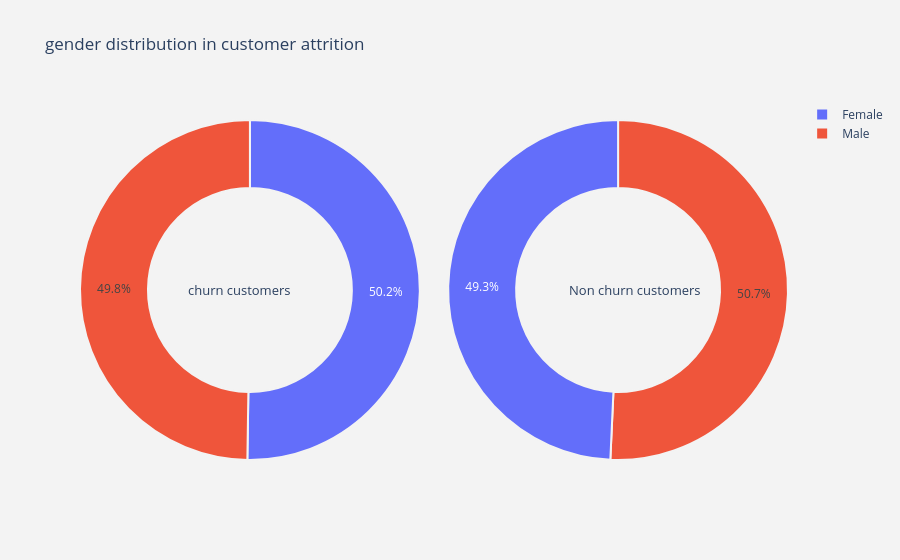
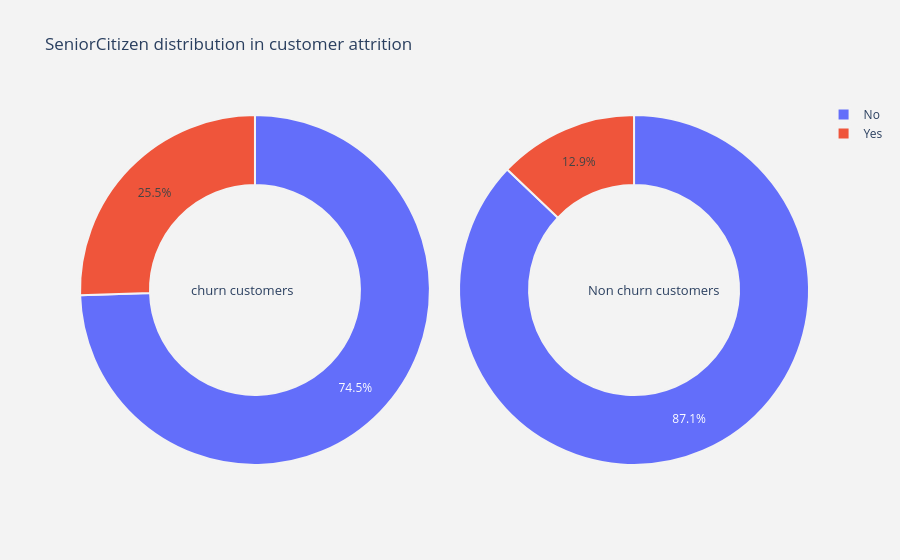
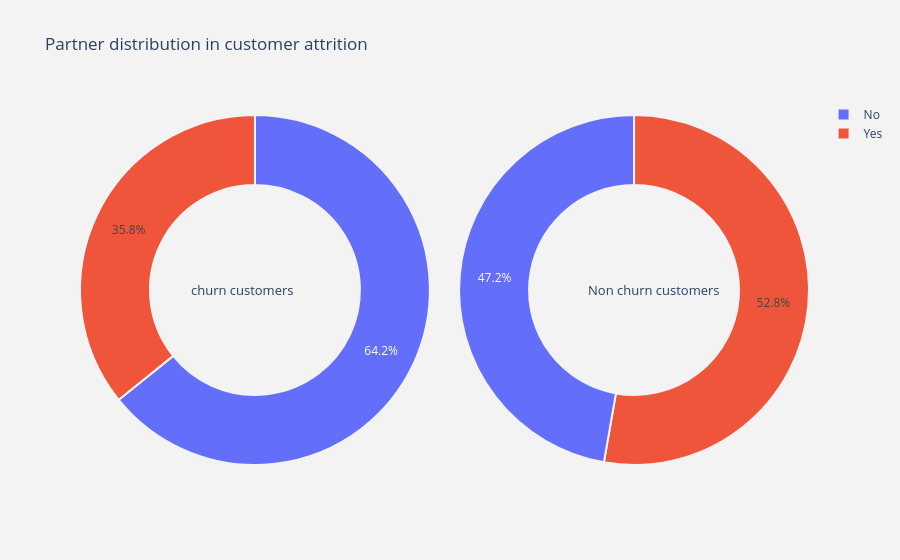
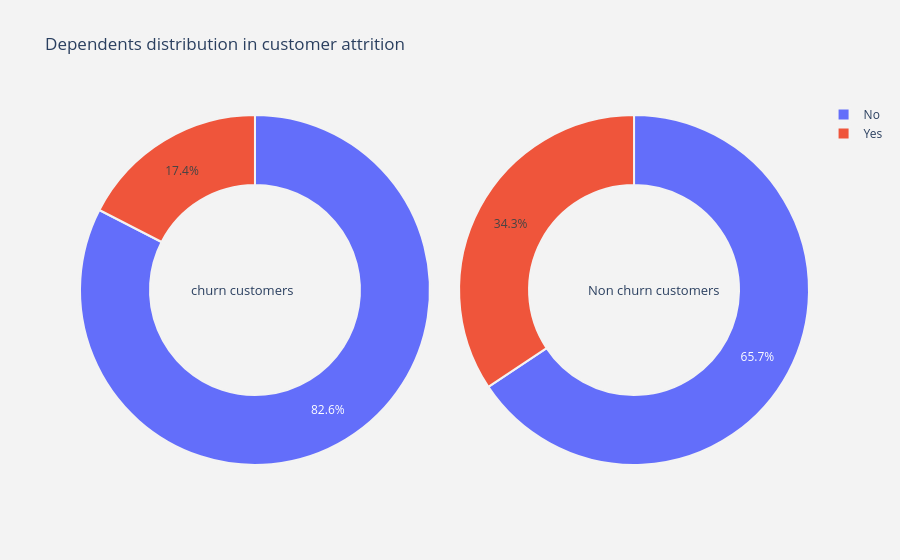

Source (notebook cell) for these figures, in order:
### Markdown cell above
# 3.2. Varibles distribution in customer attrition

### Code cell
#function  for pie plot for customer attrition types
def plot_pie(column) :
    
    trace1 = go.Pie(values  = churn[column].value_counts().values.tolist(),
                    labels  = churn[column].value_counts().keys().tolist(),
                    hoverinfo = "label+percent+name",
                    domain  = dict(x = [0,.48]),
                    name    = "Churn Customers",
                    marker  = dict(line = dict(width = 2,
                                               color = "rgb(243,243,243)")
                                  ),
                    hole    = .6
                   )
    trace2 = go.Pie(values  = not_churn[column].value_counts().values.tolist(),
                    labels  = not_churn[column].value_counts().keys().tolist(),
                    hoverinfo = "label+percent+name",
                    marker  = dict(line = dict(width = 2,
                                               color = "rgb(243,243,243)")
                                  ),
                    domain  = dict(x = [.52,1]),
                    hole    = .6,
                    name    = "Non churn customers" 
                   )


    layout = go.Layout(dict(title = column + " distribution in customer attrition ",
                            plot_bgcolor  = "rgb(243,243,243)",
                            paper_bgcolor = "rgb(243,243,243)",
                            annotations = [dict(text = "churn customers",
                                                font = dict(size = 13),
                                                showarrow = False,
                                                x = .15, y = .5),
                                           dict(text = "Non churn customers",
                                                font = dict(size = 13),
                                                showarrow = False,
                                                x = .88,y = .5
                                               )
                                          ]
                           )
                      )
    data = [trace1,trace2]
    fig  = go.Figure(data = data,layout = layout)
    py.iplot(fig)


#function  for histogram for customer attrition types
def histogram(column) :
    trace1 = go.Histogram(x  = churn[column],
                          histnorm= "percent",
                          name = "Churn Customers",
                          marker = dict(line = dict(width = .5,
                                                    color = "black"
                                                    )
                                        ),
                         opacity = .9 
                         ) 
    
    trace2 = go.Histogram(x  = not_churn[column],
                          histnorm = "percent",
                          name = "Non churn customers",
                          marker = dict(line = dict(width = .5,
                                              color = "black"
                                             )
                                 ),
                          opacity = .9
                         )
    
    data = [trace1,trace2]
    layout = go.Layout(dict(title =column + " distribution in customer attrition ",
                            plot_bgcolor  = "rgb(243,243,243)",
                            paper_bgcolor = "rgb(243,243,243)",
                            xaxis = dict(gridcolor = 'rgb(255, 255, 255)',
                                             title = column,
                                             zerolinewidth=1,
                                             ticklen=5,
                                             gridwidth=2
                                            ),
                            yaxis = dict(gridcolor = 'rgb(255, 255, 255)',
                                             title = "percent",
                                             zerolinewidth=1,
                                             ticklen=5,
                                             gridwidth=2
                                            ),
                           )
                      )
    fig  = go.Figure(data=data,layout=layout)
    
    py.iplot(fig)
    
#function  for scatter plot matrix  for numerical columns in data
def scatter_matrix(df)  :
    
    df  = df.sort_values(by = "Churn" ,ascending = True)
    classes = df["Churn"].unique().tolist()
    classes
    
    class_code  = {classes[k] : k for k in range(2)}
    class_code

    color_vals = [class_code[cl] for cl in df["Churn"]]
    color_vals

    pl_colorscale = "Portland"

    pl_colorscale

    text = [df.loc[k,"Churn"] for k in range(len(df))]
    text

    trace = go.Splom(dimensions = [dict(label  = "tenure",
                                       values = df["tenure"]),
                                  dict(label  = 'MonthlyCharges',
                                       values = df['MonthlyCharges']),
                                  dict(label  = 'TotalCharges',
                                       values = df['TotalCharges'])],
                     text = text,
                     marker = dict(color = color_vals,
                                   colorscale = pl_colorscale,
                                   size = 3,
                                   showscale = False,
                                   line = dict(width = .1,
                                               color='rgb(230,230,230)'
                                              )
                                  )
                    )
    axis = dict(showline  = True,
                zeroline  = False,
                gridcolor = "#fff",
                ticklen   = 4
               )
    
    layout = go.Layout(dict(title  = 
                            "Scatter plot matrix for Numerical columns for customer attrition",
                            autosize = False,
                            height = 800,
                            width  = 800,
                            dragmode = "select",
                            hovermode = "closest",
                            plot_bgcolor  = 'rgba(240,240,240, 0.95)',
                            xaxis1 = dict(axis),
                            yaxis1 = dict(axis),
                            xaxis2 = dict(axis),
                            yaxis2 = dict(axis),
                            xaxis3 = dict(axis),
                            yaxis3 = dict(axis),
                           )
                      )
    data   = [trace]
    fig = go.Figure(data = data,layout = layout )
    py.iplot(fig)

#for all categorical columns plot pie
for i in cat_cols :
    plot_pie(i)

#for all categorical columns plot histogram    
for i in num_cols :
    histogram(i)

#scatter plot matrix
scatter_matrix(telcom)

### Figure 1 — Plotly figure (JSON) as saved in the notebook; plotly's stock layout.template omitted (floating-point values rounded to 4 significant figures)
{"data": [{"domain": {"x": [0, 0.48]}, "hole": 0.6, "hoverinfo": "label+percent+name", "labels": ["Female", "Male"], "marker": {"line": {"color": "rgb(243,243,243)", "width": 2}}, "name": "Churn Customers", "type": "pie", "values": [939, 930]}, {"domain": {"x": [0.52, 1]}, "hole": 0.6, "hoverinfo": "label+percent+name", "labels": ["Male", "Female"], "marker": {"line": {"color": "rgb(243,243,243)", "width": 2}}, "name": "Non churn customers", "type": "pie", "values": [2619, 2544]}], "layout": {"annotations": [{"font": {"size": 13}, "showarrow": false, "text": "churn customers", "x": 0.15, "y": 0.5}, {"font": {"size": 13}, "showarrow": false, "text": "Non churn customers", "x": 0.88, "y": 0.5}], "paper_bgcolor": "rgb(243,243,243)", "plot_bgcolor": "rgb(243,243,243)", "title": {"text": "gender distribution in customer attrition "}}}

### Figure 2 — Plotly figure (JSON) as saved in the notebook; plotly's stock layout.template omitted (floating-point values rounded to 4 significant figures)
{"data": [{"domain": {"x": [0, 0.48]}, "hole": 0.6, "hoverinfo": "label+percent+name", "labels": ["No", "Yes"], "marker": {"line": {"color": "rgb(243,243,243)", "width": 2}}, "name": "Churn Customers", "type": "pie", "values": [1393, 476]}, {"domain": {"x": [0.52, 1]}, "hole": 0.6, "hoverinfo": "label+percent+name", "labels": ["No", "Yes"], "marker": {"line": {"color": "rgb(243,243,243)", "width": 2}}, "name": "Non churn customers", "type": "pie", "values": [4497, 666]}], "layout": {"annotations": [{"font": {"size": 13}, "showarrow": false, "text": "churn customers", "x": 0.15, "y": 0.5}, {"font": {"size": 13}, "showarrow": false, "text": "Non churn customers", "x": 0.88, "y": 0.5}], "paper_bgcolor": "rgb(243,243,243)", "plot_bgcolor": "rgb(243,243,243)", "title": {"text": "SeniorCitizen distribution in customer attrition "}}}

### Figure 3 — Plotly figure (JSON) as saved in the notebook; plotly's stock layout.template omitted (floating-point values rounded to 4 significant figures)
{"data": [{"domain": {"x": [0, 0.48]}, "hole": 0.6, "hoverinfo": "label+percent+name", "labels": ["No", "Yes"], "marker": {"line": {"color": "rgb(243,243,243)", "width": 2}}, "name": "Churn Customers", "type": "pie", "values": [1200, 669]}, {"domain": {"x": [0.52, 1]}, "hole": 0.6, "hoverinfo": "label+percent+name", "labels": ["Yes", "No"], "marker": {"line": {"color": "rgb(243,243,243)", "width": 2}}, "name": "Non churn customers", "type": "pie", "values": [2724, 2439]}], "layout": {"annotations": [{"font": {"size": 13}, "showarrow": false, "text": "churn customers", "x": 0.15, "y": 0.5}, {"font": {"size": 13}, "showarrow": false, "text": "Non churn customers", "x": 0.88, "y": 0.5}], "paper_bgcolor": "rgb(243,243,243)", "plot_bgcolor": "rgb(243,243,243)", "title": {"text": "Partner distribution in customer attrition "}}}

### Figure 4 — Plotly figure (JSON) as saved in the notebook; plotly's stock layout.template omitted (floating-point values rounded to 4 significant figures)
{"data": [{"domain": {"x": [0, 0.48]}, "hole": 0.6, "hoverinfo": "label+percent+name", "labels": ["No", "Yes"], "marker": {"line": {"color": "rgb(243,243,243)", "width": 2}}, "name": "Churn Customers", "type": "pie", "values": [1543, 326]}, {"domain": {"x": [0.52, 1]}, "hole": 0.6, "hoverinfo": "label+percent+name", "labels": ["No", "Yes"], "marker": {"line": {"color": "rgb(243,243,243)", "width": 2}}, "name": "Non churn customers", "type": "pie", "values": [3390, 1773]}], "layout": {"annotations": [{"font": {"size": 13}, "showarrow": false, "text": "churn customers", "x": 0.15, "y": 0.5}, {"font": {"size": 13}, "showarrow": false, "text": "Non churn customers", "x": 0.88, "y": 0.5}], "paper_bgcolor": "rgb(243,243,243)", "plot_bgcolor": "rgb(243,243,243)", "title": {"text": "Dependents distribution in customer attrition "}}}
